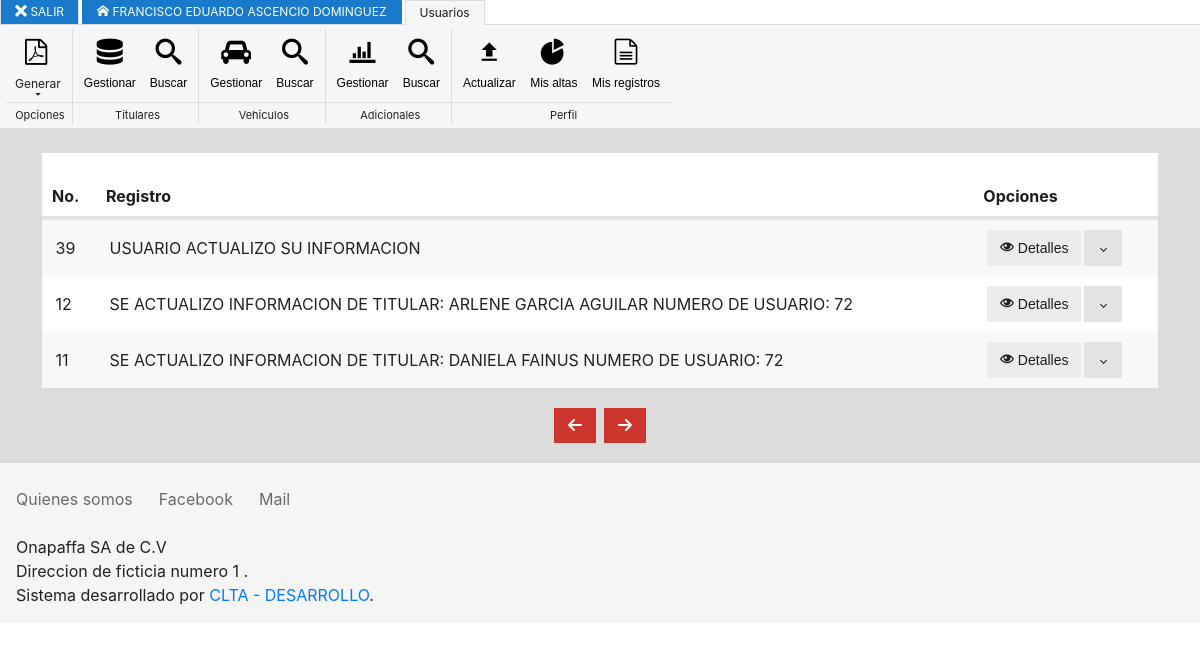
Page /my_logs.php (signed in) on the earlier database version.
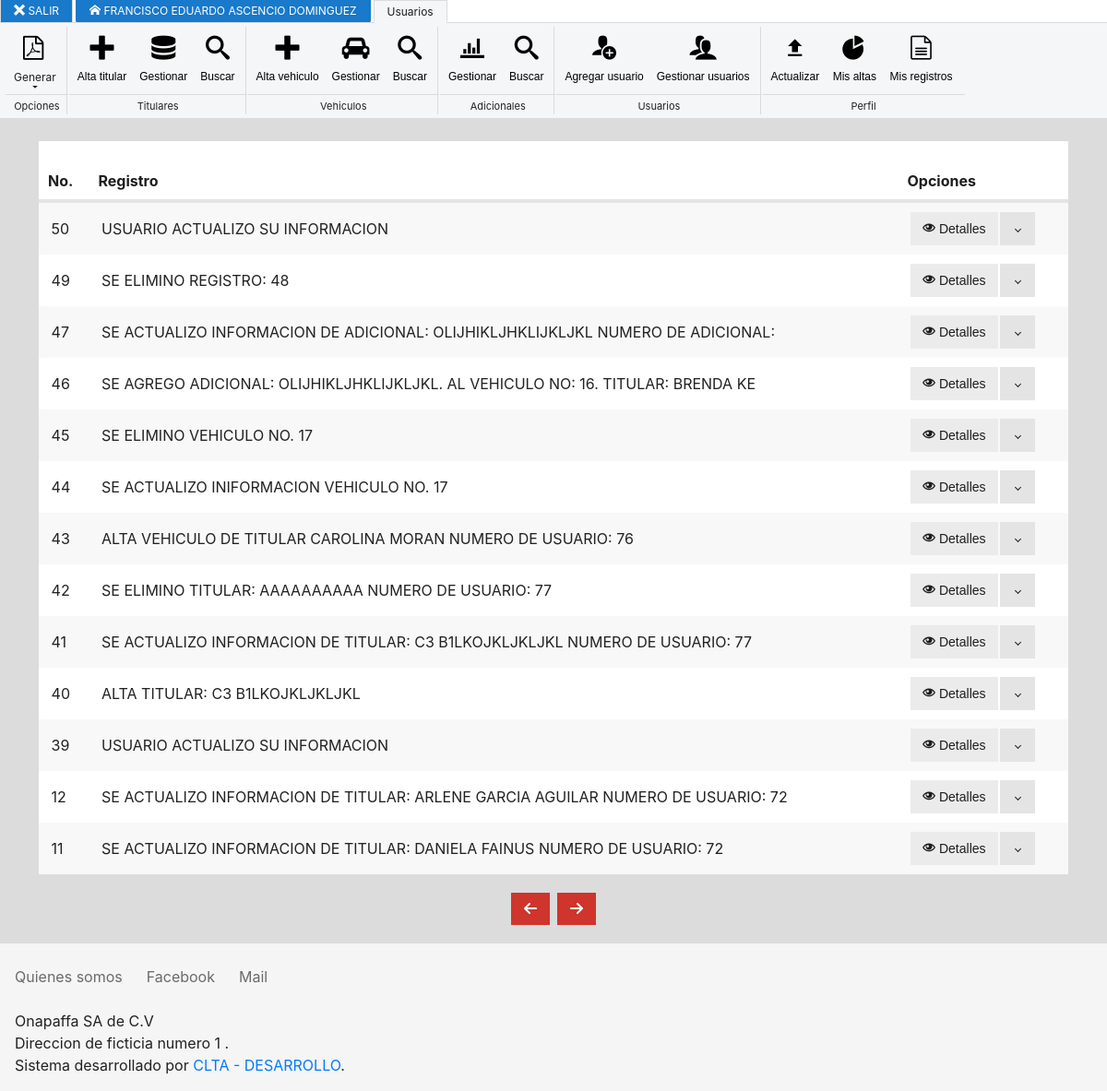
Same page on the later database version.
### tables this page shows
CREATE TABLE `logs` (
  `id` int(11) NOT NULL,
  `user` int(11) NOT NULL,
  `fecha` datetime NOT NULL,
  `registro` varchar(254) NOT NULL
);

### my_logs.php (the view, shortened to what this page needs)
<? include 'func/header.php' ?>
<? require_once 'func/db.php' ?>
<br>
<div style="background-color: white;">
<br>
<table class="table striped">
    <thead>
    <tr>
        <th>No.</th>
        <th>Registro</th>
        <th>Opciones</th>
    </tr>
    </thead>
    <tbody>
    <?
    $conn = mysqli_connect($host,$user,$password,$db);
    $sql = "SELECT * FROM logs WHERE USER = '$_SESSION[usuario]' ";
    $result = mysqli_query($conn,$sql) ;
    $num_total_registros = mysqli_num_rows($result);
    $TAMANO_PAGINA = 20;
    if  ( ($num_total_registros / 2) < $TAMANO_PAGINA )
    {
      $TAMANO_PAGINA = $num_total_registros;
    }
    $pagina = $_GET["pagina"];
    if (!$pagina) {
       $inicio = 0;
       $pagina = 1;
    }
    else {
       $inicio = ($pagina - 1) * $TAMANO_PAGINA;
    }
    $total_paginas = ceil($num_total_registros / $TAMANO_PAGINA);
    $sql = "SELECT l.id, u.name, l.fecha, l.registro FROM logs l, users u where l.user = u.id and l.user = '$_SESSION[usuario]' ORDER BY id DESC LIMIT ".$inicio.",". "$TAMANO_PAGINA";
    $result = mysqli_query($conn,$sql);
    while($row = mysqli_fetch_array($result)){
    echo "
    <tr>
        <td>".$row[0]."</td>
        <td>".substr($row[3], 0, 80)."</td>
        <td>".
        '<div class="split-button">
          <button class="button" onclick="Metro.dialog.open('."'#".$row[0]."'".')" ><span class="mif-eye"></span> Detalles</button>
          <button class="split dropdown-toggle"></button>
          <ul class="d-menu" data-role="dropdown">
              <li><a '.(($_SESSION['delete_logs'] == 0)?' hidden':"").' onclick="'."delete".$row[0]."()".'"><span class="mif-bin"></span> Eliminar</a></li>
          </ul>
      </div>
      '
        ."</td>
        <script>
          function delete".$row[0]."(){
              Metro.dialog.create({
                  title: '".''."',
                  content: '<div>SE ELIMINARA EL REGISTRO NO.".$row[0].".'
                    +'<form  action=func/delete_log.php method=POST name=".'"delete'.$row[0].'"'." >'
                        +'<input value=".'"'.$row[0].'"'." type=hidden name=id id=id>'
                    +'</form></div>',
                  actions: [
                      {
                          caption: '<span class=mif-cross></span> Eliminar',
                          cls: 'js-dialog-close alert',
                          onclick: function(){
                              document.delete".$row[0].".submit()
                          }
                      },
                      {
                          caption: '<span class=mif-checkmark></span> Cancelar',
                          cls: 'js-dialog-close'
                      }
                  ]
              });
            }
        </script>
        <div class='dialog' data-role='dialog' id=".$row[0].">
            <div class='dialog-title'>".'USUARIO: '."
            ".$row[1]."</div>
            <div class='dialog-content'>
                ID: ".$row[0]."
                <br>FECHA: ".$row[2]."
                <br>REGISTRO: ".$row[3]."
            </div>
            <div class='dialog-actions'>
                <button class='button js-dialog-close info'><span class='mif-checkmark'></span></button>
            </div>
        </div>
      </tr>";
    }
    ?>
    </tbody>
</table>
</div>
<ul class="pagination alert flex-justify-center">
    <?php
    if ($pagina > 1)
    {
        echo '<li class="page-item service"><a class="page-link" href="my_logs.php?pagina='.($pagina - 1 ).'"><span class="mif-arrow-left"></span></a></li>';
    }else {
        echo '<li class="page-item service"><a class="page-link" ><span class="mif-arrow-left"></span></a></li>';
    }
    if ($pagina < $total_paginas)
    {
        echo '<li class="page-item service"><a class="page-link" href="my_logs.php?pagina='.($pagina + 1 ).'"><span class="mif-arrow-right"></span></a></li>';
    }else {
        echo '<li class="page-item service"><a class="page-link" ><span class="mif-arrow-right"></span></a></li>';
    }
    ?>
</ul>
<?php include 'func/footer.php' ?>

### func/header.php (shortened to what this page needs)
<!DOCTYPE html>
<html lang="en">
<head>
    <link href="metro/css/metro-all.css" rel="stylesheet">
    <link href="metro/style.css" rel="stylesheet">
</head>
<body>
<nav data-role="ribbonmenu">
  <ul class="tabs-holder">
      <li class="static"><a href="func/logout.php"><span class="mif-cross"></span> SALIR</a></li>
      <li class="static"><a href="manager.php"><span class="mif-home"></span> <? echo $_SESSION['usuario_name']; ?></a></li>
      <li><a href="#section-usuarios">Usuarios</a></li>
  </ul>
  <div class="content-holder">
      <div class="section" id="section-usuarios">
        <div class="group">
          <div class="ribbon-split-button">
              <button class="ribbon-main">
                  <span class="icon ribbon-main">
                      <span class="mif-file-pdf"></span>
                  </span>
              </button>
              <span class="ribbon-split dropdown-toggle">Generar</span>
            </div>
            <span class="title">Opciones</span>
        </div>
        <div class="group">
            <? if ($_SESSION['add_titular'] != 0)
            {?>
            <a href="add_titular.php">
            <button class="ribbon-button">
                    <span class="icon">
                        <span class="mif-plus"></span>
                    </span>
                <span class="caption">Alta titular</span>
            </button></a>
            <?}?>
            <a href="gest_titulares.php?pagina=1">
            <button class="ribbon-button">
                    <span class="icon">
                        <span class="mif-database"></span>
                    </span>
                <span class="caption">Gestionar</span>
            </button>
            </a>
            <button onclick="search_titular()" class="ribbon-button">
                    <span class="icon">
                        <span class="mif-search"></span>
                    </span>
                <span class="caption">Buscar</span>
            </button>
            <span class="title">Titulares</span>
        </div>
        <div class="group">
            <? if ($_SESSION['add_vehicle'] != 0)
            {?>
            <a href="select_titular_addvehicle.php?pagina=1">
            <button class="ribbon-button">
                    <span class="icon">
                        <span class="mif-plus"></span>
                    </span>
                <span class="caption">Alta vehiculo</span>
            </button></a>
            <?}?>
            <a href="gest_vehicles.php?pagina=1">
            <button class="ribbon-button">
                    <span class="icon">
                        <span class="mif-automobile"></span>
                    </span>
                <span class="caption">Gestionar</span>
            </button>
            </a>
            <button onclick="search_vehiculos()" class="ribbon-button">
                    <span class="icon">
                        <span class="mif-search"></span>
                    </span>
                <span class="caption">Buscar</span>
            </button>
            <span class="title">Vehiculos</span>
        </div>
        <div class="group">
            <a href="gest_adicionales.php?pagina=1">
            <button class="ribbon-button">
                    <span class="icon">
                        <span class="mif-chart-bars"></span>
                    </span>
                <span class="caption">Gestionar</span>
            </button></a>
            <button onclick="search_adicionales()" class="ribbon-button">
                    <span class="icon">
                        <span class="mif-search"></span>
                    </span>
                <span class="caption">Buscar</span>
            </button>
            <span class="title">Adicionales</span>
        </div>
        <? if ($_SESSION['crud_users'] != 0){?>
        <div class="group">
            <button class="ribbon-button">
                    <span class="icon">
                        <span class="mif-user-plus"></span>
                    </span>
                <span class="caption">Agregar usuario</span>
            </button>
            <a href="gest_users.php">
            <button class="ribbon-button">
                    <span class="icon">
                        <span class="mif-users"></span>
                    </span>
                <span class="caption">Gestionar usuarios</span>
            </button>
            </a>
            <span class="title">Usuarios</span>
        </div>
        <?}?>
        <div class="group">
             <div data-role="buttonsGroup" data-cls-active="active">
                 <button onclick="update_profile()" class="ribbon-button">
                     <span class="icon">
                         <span class="mif-file-upload"></span>
                     </span>
                     <span class="caption">Actualizar</span>
                 </button>
                 <a href="my_highs.php?pagina=1">
                 <button class="ribbon-button">
                     <span class="icon">
                         <span class="mif-chart-pie"></span>
                     </span>
                     <span class="caption">Mis altas</span>
                 </button>
                </a>
                 <a href="my_logs.php?pagina=1">
                 <button class="ribbon-button">
                     <span class="icon">
                         <span class="mif-file-text"></span>
                     </span>
                     <span class="caption">Mis registros</span>
                 </button>
                 </a>
             </div>
             <span class="title">Perfil</span>
           </div>
        </div>
      </div>
</nav>
<div  style="background-color: #dcdcdc; width:100%;">
<div class="container">

### func/footer.php (shortened to what this page needs)
  </div>
  <footer class="container-fluid bg-grayWhite p-4">
    <div class="row">
        <div class="cell-md-6">
            <ul class="inline-list h-menu no-hover bg-grayWhite" style="margin-left: -.5rem">
                <li><a target="_blank" href="https://github.com/olton/Metro-UI-CSS">Quienes somos</a></li>
                <li><a target="_blank" href="https://www.facebook.com/metrouicss/">Facebook</a></li>
                <li><a target="_blank" href="https://github.com/olton/Metro-UI-CSS/issues">Mail</a></li>
            </ul>
            <p>
                <span class="no-wrap">Onapaffa SA de C.V</span>
                <br />
                <span class="no-wrap">Direccion de ficticia numero 1 . </span><br>
                <span class="no-wrap">Sistema desarrollado por <a target="_blank" href="http://www.cyberchoapas.com"> CLTA - DESARROLLO</a>.</span>
            </p>
        </div>
        <div class="cell-md-6">
        </div>
    </div>
</footer>
</div>
</body>
</html>

Differences in the rows shown:
added logs: id "50", registro "USUARIO ACTUALIZO SU INFORMACION"
added logs: id "49", registro "SE ELIMINO REGISTRO: 48"
added logs: id "47", registro "SE ACTUALIZO INFORMACION DE ADICIONAL: OLIJHIKLJHKLIJKLJKL NUMERO DE ADICIONAL:"
added logs: id "46", registro "SE AGREGO ADICIONAL: OLIJHIKLJHKLIJKLJKL. AL VEHICULO NO: 16. TITULAR: BRENDA KE"
added logs: id "45", registro "SE ELIMINO VEHICULO NO. 17"
added logs: id "44", registro "SE ACTUALIZO INIFORMACION VEHICULO NO. 17"
added logs: id "43", registro "ALTA VEHICULO DE TITULAR CAROLINA MORAN NUMERO DE USUARIO: 76"
added logs: id "42", registro "SE ELIMINO TITULAR: AAAAAAAAAA NUMERO DE USUARIO: 77"
added logs: id "41", registro "SE ACTUALIZO INFORMACION DE TITULAR: C3 B1LKOJKLJKLJKL NUMERO DE USUARIO: 77"
added logs: id "40", registro "ALTA TITULAR: C3 B1LKOJKLJKLJKL"
Other differences:
text now shown: "Alta titular Alta vehiculo Agregar usuario Gestionar usuarios Usuarios"
